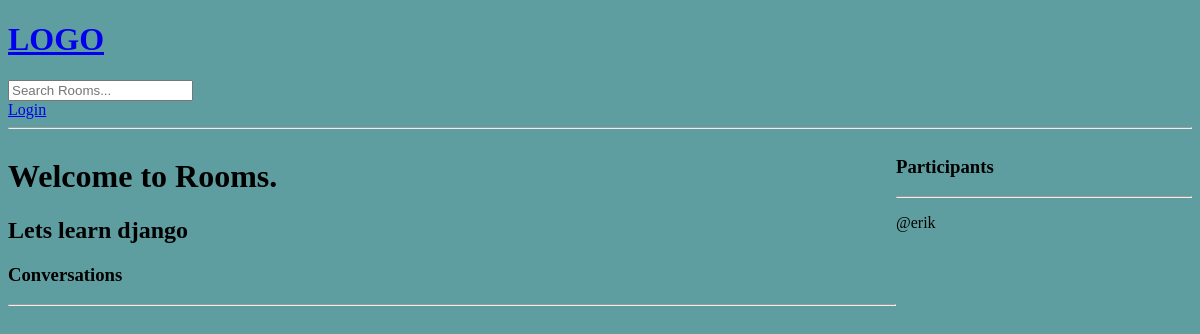
Page /room_page/3/ on the earlier database version.
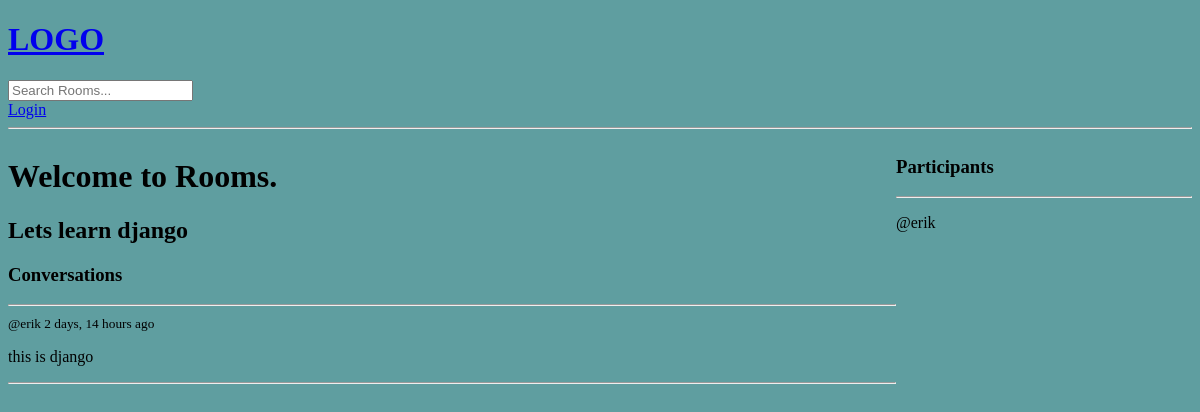
Same page on the later database version.
### base/models.py (models this page shows, shortened)
class Message(models.Model):
    user = models.ForeignKey(User, on_delete=models.CASCADE) # when a user deleted all of its activities should be deleted.
    room = models.ForeignKey(Room, on_delete=models.CASCADE) # if a room deletes all the messages should be deleted.
    body = models.TextField()
    updated = models.DateTimeField(auto_now=True)
    created = models.DateTimeField(auto_now_add=True)
    class Meta:
        ordering = ['-updated', '-created'] # newest first

### base/views.py (the view, shortened to what this page needs)
# urls.py: path('room_page/<str:pk>/', views.room, name='room'),
def room(request, pk):
    room = Room.objects.get(id=pk)
    room_messages = room.message_set.all().order_by('-created')
    participants = room.participants.all()
    context = { 'room': room, 'room_messages': room_messages,'participants': participants }
    return render(request, 'base/room.html', context)

### base/templates/base/room.html (shortened to what this page needs)
{% extends 'main.html' %}
{% block content %}
<div class="room-container">
    <div>
        <h1>Welcome to Rooms.</h1>
        <h2>{{room.name}}</h2>
        <div class="comment-wrapper">
            <h3>Conversations</h3>
            <hr>
            {% for message in room_messages %}
            <div>
                <small>@{{message.user}}  {{message.created|timesince}} ago</small>
                <p>{{ message.body }}</p>
                <hr>
            </div>
            {% endfor %}
        </div>
    </div>
    <div>
        <h3>Participants</h3>
        <hr>
        {% for user in participants %}
            <div>
                <p>@{{user.username}}</p>
            </div>
        {% endfor %}
    </div>
</div>
{% endblock %}

Differences in the rows shown:
added Message: user "erik", created "2 days, 14 hours", body "this is django"
